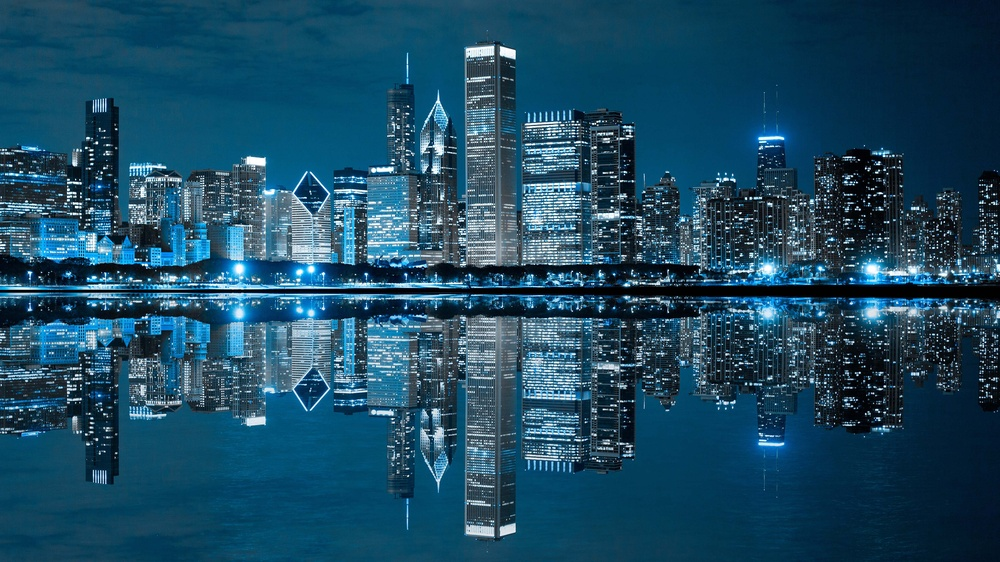
#> input picture Intermediate/ab.jpg, 1000 x 562 px, shrunk from 3840 x 2160 before the run
$ python 01_Simple_Threshholding.py
#> lines starting #> are read from the running program, lines starting #| are printed output that depends on the picture; after the words box and inside, x2 and y2 are one past the last pixel; in counts of white or black regions, pixels touching at a corner belong together
#Image thresholding is a technique used to segment an image by converting it into a binary image (black and white) based on a threshold value. OpenCV provides the cv2.threshold function for simple image thresholding.
# black and white image banavvani technique

import cv2
import numpy as np

# Load the image in grayscale
image = cv2.imread('ab.jpg', cv2.IMREAD_GRAYSCALE)
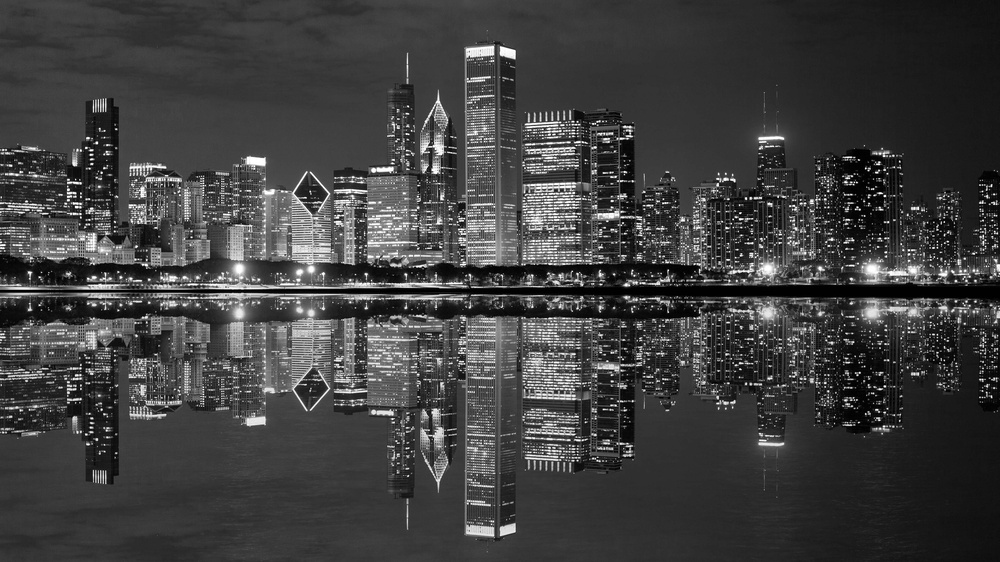
#> image: shape (562, 1000); min 0, max 255, mean 63.5

# Check if the image is loaded
if image is None:
    print("Error: Could not load the image.")
    exit()

# Apply different types of thresholding
# 1. Binary Thresholding
_, binary_thresh = cv2.threshold(image, 127, 255, cv2.THRESH_BINARY)
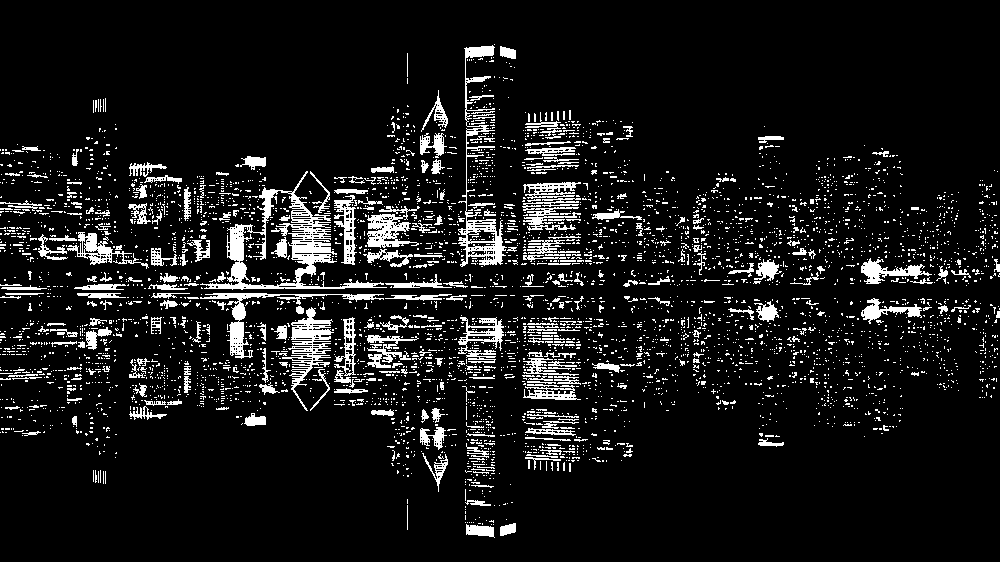
#> binary_thresh: shape (562, 1000); 9.3% white in thin lines or dots, all inside (x1, y1, x2, y2) = (0, 44, 1000, 538)

# 2. Binary Inverse Thresholding
_, binary_inv_thresh = cv2.threshold(image, 127, 255, cv2.THRESH_BINARY_INV)

# 3. Truncate Thresholding
_, trunc_thresh = cv2.threshold(image, 127, 255, cv2.THRESH_TRUNC)
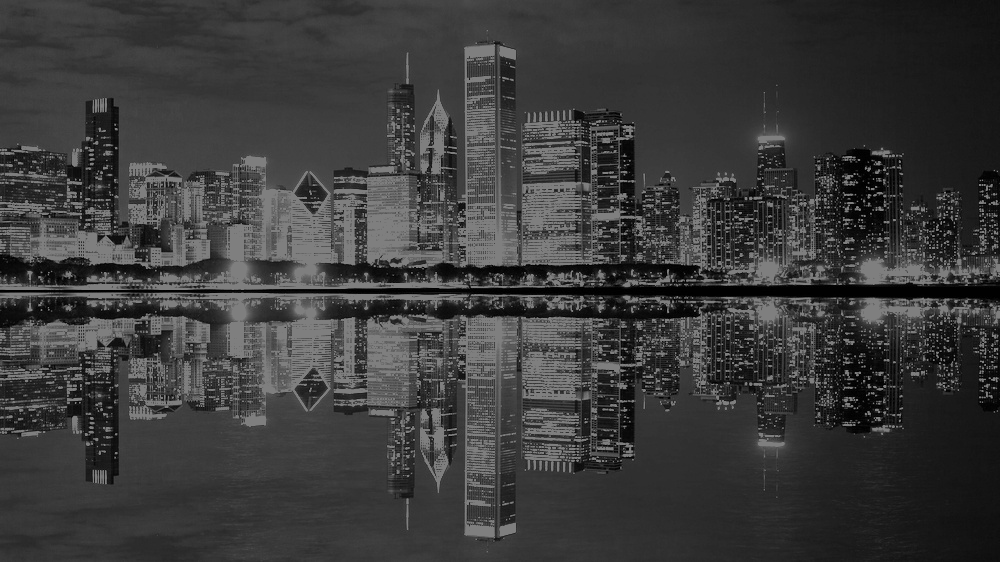
#> trunc_thresh: shape (562, 1000); min 0, max 127, mean 58.9

# 4. To Zero Thresholding
_, tozero_thresh = cv2.threshold(image, 127, 255, cv2.THRESH_TOZERO)
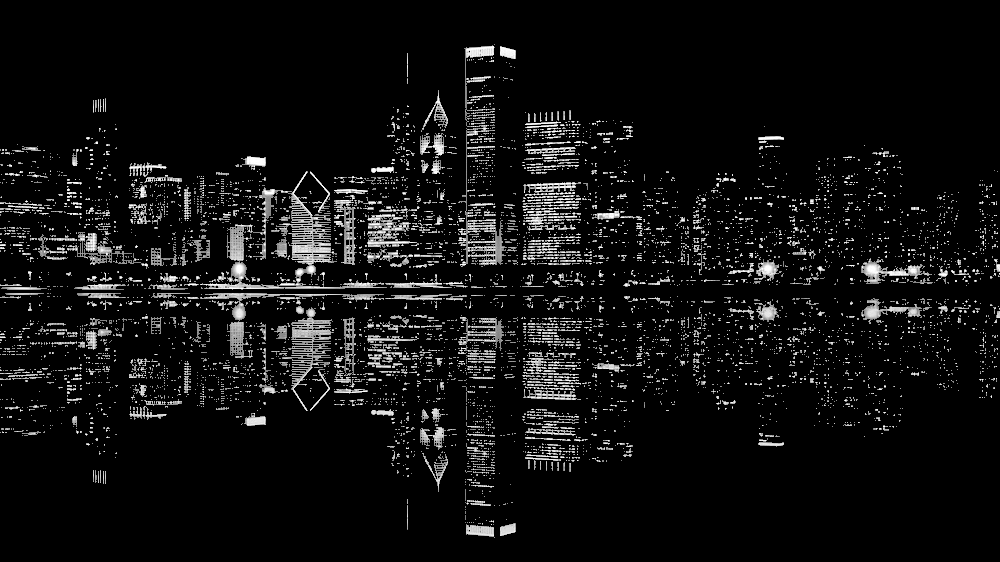
#> tozero_thresh: shape (562, 1000); min 0, max 255, mean 16.3

# 5. To Zero Inverse Thresholding
_, tozero_inv_thresh = cv2.threshold(image, 127, 255, cv2.THRESH_TOZERO_INV)
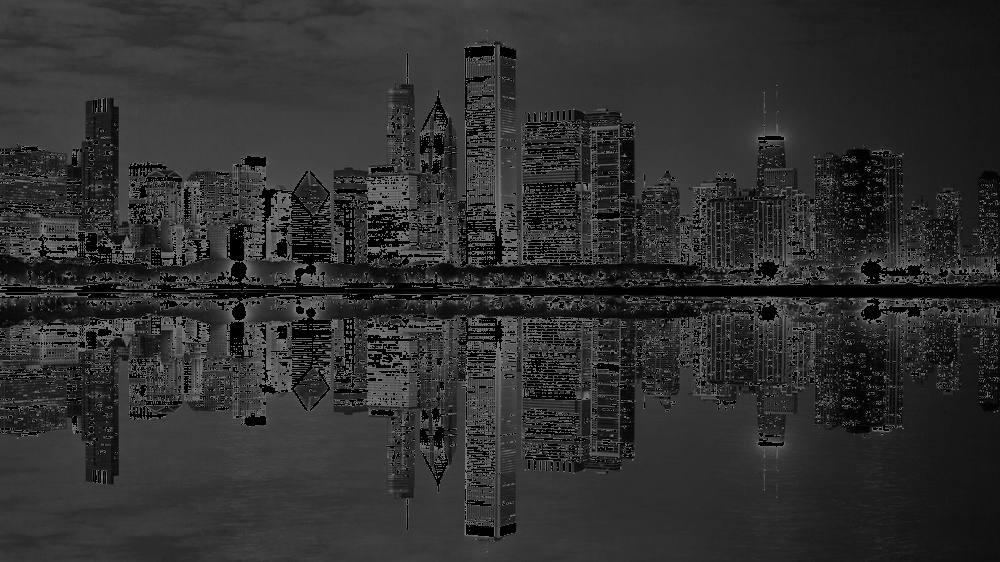
#> tozero_inv_thresh: shape (562, 1000); min 0, max 127, mean 47.1

# Display the results
cv2.imshow("Original Image", image)
cv2.imshow("Binary Thresholding", binary_thresh)
cv2.imshow("Binary Inverse Thresholding", binary_inv_thresh)
cv2.imshow("Truncate Thresholding", trunc_thresh)
cv2.imshow("To Zero Thresholding", tozero_thresh)
cv2.imshow("To Zero Inverse Thresholding", tozero_inv_thresh)

# Wait until a key is pressed and close all windows
cv2.waitKey(0)
cv2.destroyAllWindows()
